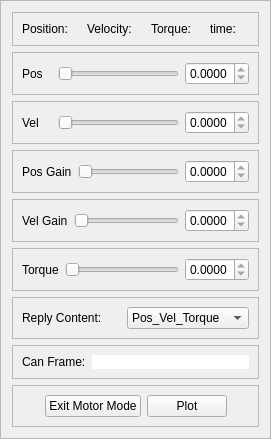
                     <widget class="QFrame" name="frame_motormode">
                      <property name="frameShape">
                       <enum>QFrame::StyledPanel</enum>
                      </property>
                      <property name="frameShadow">
                       <enum>QFrame::Raised</enum>
                      </property>
                      <layout class="QVBoxLayout" name="verticalLayout_6">
                       <item>
                        <widget class="QFrame" name="frame_56">
                         <property name="frameShape">
                          <enum>QFrame::StyledPanel</enum>
                         </property>
                         <property name="frameShadow">
                          <enum>QFrame::Raised</enum>
                         </property>
                         <layout class="QHBoxLayout" name="horizontalLayout_40">
                          <item>
                           <widget class="QLabel" name="label_8">
                            <property name="sizePolicy">
                             <sizepolicy hsizetype="Fixed" vsizetype="Preferred">
                              <horstretch>0</horstretch>
                              <verstretch>0</verstretch>
                             </sizepolicy>
                            </property>
                            <property name="text">
                             <string>Position:</string>
                            </property>
                           </widget>
                          </item>
                          <item>
                           <widget class="QLabel" name="label_pos">
                            <property name="sizePolicy">
                             <sizepolicy hsizetype="Preferred" vsizetype="Preferred">
                              <horstretch>1</horstretch>
                              <verstretch>0</verstretch>
                             </sizepolicy>
                            </property>
                            <property name="text">
                             <string/>
                            </property>
                           </widget>
                          </item>
                          <item>
                           <widget class="QLabel" name="label_9">
                            <property name="sizePolicy">
                             <sizepolicy hsizetype="Fixed" vsizetype="Preferred">
                              <horstretch>0</horstretch>
                              <verstretch>0</verstretch>
                             </sizepolicy>
                            </property>
                            <property name="text">
                             <string>Velocity:</string>
                            </property>
                           </widget>
                          </item>
                          <item>
                           <widget class="QLabel" name="label_vel">
                            <property name="sizePolicy">
                             <sizepolicy hsizetype="Preferred" vsizetype="Preferred">
                              <horstretch>1</horstretch>
                              <verstretch>0</verstretch>
                             </sizepolicy>
                            </property>
                            <property name="text">
                             <string/>
                            </property>
                           </widget>
                          </item>
                          <item>
                           <widget class="QLabel" name="label_12">
                            <property name="sizePolicy">
                             <sizepolicy hsizetype="Fixed" vsizetype="Preferred">
                              <horstretch>0</horstretch>
                              <verstretch>0</verstretch>
                             </sizepolicy>
                            </property>
                            <property name="text">
                             <string>Torque:</string>
                            </property>
                           </widget>
                          </item>
                          <item>
                           <widget class="QLabel" name="label_torque">
                            <property name="sizePolicy">
                             <sizepolicy hsizetype="Preferred" vsizetype="Preferred">
                              <horstretch>1</horstretch>
                              <verstretch>0</verstretch>
                             </sizepolicy>
                            </property>
                            <property name="text">
                             <string/>
                            </property>
                           </widget>
                          </item>
                          <item>
                           <widget class="QLabel" name="label_24">
                            <property name="text">
                             <string>time:</string>
                            </property>
                           </widget>
                          </item>
                          <item>
                           <widget class="QLabel" name="label_timestamp">
                            <property name="sizePolicy">
                             <sizepolicy hsizetype="Preferred" vsizetype="Preferred">
                              <horstretch>1</horstretch>
                              <verstretch>0</verstretch>
                             </sizepolicy>
                            </property>
                            <property name="text">
                             <string/>
                            </property>
                           </widget>
                          </item>
                         </layout>
                        </widget>
                       </item>
                       <item>
                        <widget class="QFrame" name="frame_33">
                         <property name="frameShape">
                          <enum>QFrame::StyledPanel</enum>
                         </property>
                         <property name="frameShadow">
                          <enum>QFrame::Raised</enum>
                         </property>
                         <layout class="QHBoxLayout" name="horizontalLayout_11">
                          <item>
                           <widget class="QLabel" name="label_10">
                            <property name="sizePolicy">
                             <sizepolicy hsizetype="Preferred" vsizetype="Preferred">
                              <horstretch>1</horstretch>
                              <verstretch>0</verstretch>
                             </sizepolicy>
                            </property>
                            <property name="text">
                             <string>Pos</string>
                            </property>
                           </widget>
                          </item>
                          <item>
                           <widget class="QSlider" name="slider_pos">
                            <property name="sizePolicy">
                             <sizepolicy hsizetype="Expanding" vsizetype="Minimum">
                              <horstretch>4</horstretch>
                              <verstretch>0</verstretch>
                             </sizepolicy>
                            </property>
                            <property name="minimum">
                             <number>0</number>
                            </property>
                            <property name="maximum">
                             <number>0</number>
                            </property>
                            <property name="orientation">
                             <enum>Qt::Horizontal</enum>
                            </property>
                           </widget>
                          </item>
                          <item>
                           <widget class="QDoubleSpinBox" name="spin_pos">
                            <property name="sizePolicy">
                             <sizepolicy hsizetype="Minimum" vsizetype="Minimum">
                              <horstretch>0</horstretch>
                              <verstretch>0</verstretch>
                             </sizepolicy>
                            </property>
                            <property name="decimals">
                             <number>4</number>
                            </property>
                            <property name="minimum">
                             <double>0.000000000000000</double>
                            </property>
                            <property name="maximum">
                             <double>0.000000000000000</double>
                            </property>
                            <property name="value">
                             <double>0.000000000000000</double>
                            </property>
                           </widget>
                          </item>
                         </layout>
                        </widget>
                       </item>
                       <item>
                        <widget class="QFrame" name="frame_37">
                         <property name="frameShape">
                          <enum>QFrame::StyledPanel</enum>
                         </property>
                         <property name="frameShadow">
                          <enum>QFrame::Raised</enum>
                         </property>
                         <layout class="QHBoxLayout" name="horizontalLayout_35">
                          <item>
                           <widget class="QLabel" name="label_11">
                            <property name="sizePolicy">
                             <sizepolicy hsizetype="Preferred" vsizetype="Preferred">
                              <horstretch>1</horstretch>
                              <verstretch>0</verstretch>
                             </sizepolicy>
                            </property>
                            <property name="text">
                             <string>Vel</string>
                            </property>
                           </widget>
                          </item>
                          <item>
                           <widget class="QSlider" name="slider_vel">
                            <property name="sizePolicy">
                             <sizepolicy hsizetype="Expanding" vsizetype="Minimum">
                              <horstretch>4</horstretch>
                              <verstretch>0</verstretch>
                             </sizepolicy>
                            </property>
                            <property name="maximum">
                             <number>0</number>
                            </property>
                            <property name="orientation">
                             <enum>Qt::Horizontal</enum>
                            </property>
                           </widget>
                          </item>
                          <item>
                           <widget class="QDoubleSpinBox" name="spin_vel">
                            <property name="sizePolicy">
                             <sizepolicy hsizetype="Minimum" vsizetype="Minimum">
                              <horstretch>0</horstretch>
                              <verstretch>0</verstretch>
                             </sizepolicy>
                            </property>
                            <property name="decimals">
                             <number>4</number>
                            </property>
                            <property name="minimum">
                             <double>0.000000000000000</double>
                            </property>
                            <property name="maximum">
                             <double>0.000000000000000</double>
                            </property>
                           </widget>
                          </item>
                         </layout>
                        </widget>
                       </item>
                       <item>
                        <widget class="QFrame" name="frame_38">
                         <property name="frameShape">
                          <enum>QFrame::StyledPanel</enum>
                         </property>
                         <property name="frameShadow">
                          <enum>QFrame::Raised</enum>
                         </property>
                         <layout class="QHBoxLayout" name="horizontalLayout_36">
                          <item>
                           <widget class="QLabel" name="label_20">
                            <property name="sizePolicy">
                             <sizepolicy hsizetype="Preferred" vsizetype="Preferred">
                              <horstretch>1</horstretch>
                              <verstretch>0</verstretch>
                             </sizepolicy>
                            </property>
                            <property name="text">
                             <string>Pos Gain</string>
                            </property>
                           </widget>
                          </item>
                          <item>
                           <widget class="QSlider" name="slider_kp">
                            <property name="sizePolicy">
                             <sizepolicy hsizetype="Expanding" vsizetype="Minimum">
                              <horstretch>4</horstretch>
                              <verstretch>0</verstretch>
                             </sizepolicy>
                            </property>
                            <property name="maximum">
                             <number>0</number>
                            </property>
                            <property name="orientation">
                             <enum>Qt::Horizontal</enum>
                            </property>
                           </widget>
                          </item>
                          <item>
                           <widget class="QDoubleSpinBox" name="spin_kp">
                            <property name="sizePolicy">
                             <sizepolicy hsizetype="Minimum" vsizetype="Minimum">
                              <horstretch>0</horstretch>
                              <verstretch>0</verstretch>
                             </sizepolicy>
                            </property>
                            <property name="decimals">
                             <number>4</number>
                            </property>
                            <property name="maximum">
                             <double>0.000000000000000</double>
                            </property>
                            <property name="value">
                             <double>0.000000000000000</double>
                            </property>
                           </widget>
                          </item>
                         </layout>
                        </widget>
                       </item>
                       <item>
                        <widget class="QFrame" name="frame_53">
                         <property name="frameShape">
                          <enum>QFrame::StyledPanel</enum>
                         </property>
                         <property name="frameShadow">
                          <enum>QFrame::Raised</enum>
                         </property>
                         <layout class="QHBoxLayout" name="horizontalLayout_37">
                          <item>
                           <widget class="QLabel" name="label_21">
                            <property name="sizePolicy">
                             <sizepolicy hsizetype="Preferred" vsizetype="Preferred">
                              <horstretch>1</horstretch>
                              <verstretch>0</verstretch>
                             </sizepolicy>
                            </property>
                            <property name="text">
                             <string>Vel Gain</string>
                            </property>
                           </widget>
                          </item>
                          <item>
                           <widget class="QSlider" name="slider_kd">
                            <property name="sizePolicy">
                             <sizepolicy hsizetype="Expanding" vsizetype="Minimum">
                              <horstretch>4</horstretch>
                              <verstretch>0</verstretch>
                             </sizepolicy>
                            </property>
                            <property name="maximum">
                             <number>0</number>
                            </property>
                            <property name="orientation">
                             <enum>Qt::Horizontal</enum>
                            </property>
                           </widget>
                          </item>
                          <item>
                           <widget class="QDoubleSpinBox" name="spin_kd">
                            <property name="sizePolicy">
                             <sizepolicy hsizetype="Minimum" vsizetype="Minimum">
                              <horstretch>0</horstretch>
                              <verstretch>0</verstretch>
                             </sizepolicy>
                            </property>
                            <property name="decimals">
                             <number>4</number>
                            </property>
                            <property name="maximum">
                             <double>0.000000000000000</double>
                            </property>
                            <property name="value">
                             <double>0.000000000000000</double>
                            </property>
                           </widget>
                          </item>
                         </layout>
                        </widget>
                       </item>
                       <item>
                        <widget class="QFrame" name="frame_55">
                         <property name="frameShape">
                          <enum>QFrame::StyledPanel</enum>
                         </property>
                         <property name="frameShadow">
                          <enum>QFrame::Raised</enum>
                         </property>
                         <layout class="QHBoxLayout" name="horizontalLayout_38">
                          <item>
                           <widget class="QLabel" name="label_23">
                            <property name="sizePolicy">
                             <sizepolicy hsizetype="Preferred" vsizetype="Preferred">
                              <horstretch>1</horstretch>
                              <verstretch>0</verstretch>
                             </sizepolicy>
                            </property>
                            <property name="text">
                             <string>Torque</string>
                            </property>
                           </widget>
                          </item>
                          <item>
                           <widget class="QSlider" name="slider_torque">
                            <property name="sizePolicy">
                             <sizepolicy hsizetype="Expanding" vsizetype="Minimum">
                              <horstretch>4</horstretch>
                              <verstretch>0</verstretch>
                             </sizepolicy>
                            </property>
                            <property name="maximum">
                             <number>0</number>
                            </property>
                            <property name="orientation">
                             <enum>Qt::Horizontal</enum>
                            </property>
                           </widget>
                          </item>
                          <item>
                           <widget class="QDoubleSpinBox" name="spin_torque">
                            <property name="sizePolicy">
                             <sizepolicy hsizetype="Minimum" vsizetype="Minimum">
                              <horstretch>0</horstretch>
                              <verstretch>0</verstretch>
                             </sizepolicy>
                            </property>
                            <property name="decimals">
                             <number>4</number>
                            </property>
                            <property name="minimum">
                             <double>0.000000000000000</double>
                            </property>
                            <property name="maximum">
                             <double>0.000000000000000</double>
                            </property>
                           </widget>
                          </item>
                         </layout>
                        </widget>
                       </item>
                       <item>
                        <widget class="QFrame" name="frame_60">
                         <property name="frameShape">
                          <enum>QFrame::StyledPanel</enum>
                         </property>
                         <property name="frameShadow">
                          <enum>QFrame::Raised</enum>
                         </property>
                         <layout class="QHBoxLayout" name="horizontalLayout_43">
                          <item>
                           <widget class="QLabel" name="label_25">
                            <property name="text">
                             <string>Reply Content:</string>
                            </property>
                           </widget>
                          </item>
                          <item>
                           <widget class="QComboBox" name="cbx_reply_content">
                            <item>
                             <property name="text">
                              <string>Pos_Vel_Torque</string>
                             </property>
                            </item>
                            <item>
                             <property name="text">
                              <string>Pos_TimeStamp</string>
                             </property>
                            </item>
                           </widget>
                          </item>
                         </layout>
                        </widget>
                       </item>
                       <item>
                        <widget class="QFrame" name="frame_13">
                         <property name="frameShape">
                          <enum>QFrame::StyledPanel</enum>
                         </property>
                         <property name="frameShadow">
                          <enum>QFrame::Raised</enum>
                         </property>
                         <layout class="QHBoxLayout" name="horizontalLayout_41">
                          <item>
                           <widget class="QLabel" name="label_22">
                            <property name="sizePolicy">
                             <sizepolicy hsizetype="Preferred" vsizetype="Preferred">
                              <horstretch>1</horstretch>
                              <verstretch>0</verstretch>
                             </sizepolicy>
                            </property>
                            <property name="text">
                             <string>Can Frame:</string>
                            </property>
                           </widget>
                          </item>
                          <item>
                           <widget class="QLabel" name="label_control_canframe">
                            <property name="sizePolicy">
                             <sizepolicy hsizetype="Preferred" vsizetype="Preferred">
                              <horstretch>5</horstretch>
                              <verstretch>0</verstretch>
                             </sizepolicy>
                            </property>
                            <property name="styleSheet">
                             <string notr="true">background-color: rgb(255,255,255);</string>
                            </property>
                            <property name="text">
                             <string/>
                            </property>
                            <property name="textFormat">
                             <enum>Qt::AutoText</enum>
                            </property>
                            <property name="wordWrap">
                             <bool>false</bool>
                            </property>
                            <property name="textInteractionFlags">
                             <set>Qt::TextEditorInteraction</set>
                            </property>
                           </widget>
                          </item>
                         </layout>
                        </widget>
                       </item>
                       <item>
                        <widget class="QFrame" name="frame_57">
                         <property name="frameShape">
                          <enum>QFrame::StyledPanel</enum>
                         </property>
                         <property name="frameShadow">
                          <enum>QFrame::Raised</enum>
                         </property>
                         <layout class="QHBoxLayout" name="horizontalLayout_39">
                          <property name="leftMargin">
                           <number>9</number>
                          </property>
                          <property name="rightMargin">
                           <number>9</number>
                          </property>
                          <item>
                           <widget class="QFrame" name="frame_58">
                            <property name="sizePolicy">
                             <sizepolicy hsizetype="Preferred" vsizetype="Preferred">
                              <horstretch>2</horstretch>
                              <verstretch>0</verstretch>
                             </sizepolicy>
                            </property>
                            <property name="frameShape">
                             <enum>QFrame::NoFrame</enum>
                            </property>
                            <property name="frameShadow">
                             <enum>QFrame::Plain</enum>
                            </property>
                           </widget>
                          </item>
                          <item>
                           <widget class="QPushButton" name="btn_exit_motor_mode">
                            <property name="sizePolicy">
                             <sizepolicy hsizetype="Minimum" vsizetype="Minimum">
                              <horstretch>5</horstretch>
                              <verstretch>0</verstretch>
                             </sizepolicy>
                            </property>
                            <property name="text">
                             <string>Exit Motor Mode</string>
                            </property>
                           </widget>
                          </item>
                          <item>
                           <widget class="QPushButton" name="btn_show_plot">
                            <property name="sizePolicy">
                             <sizepolicy hsizetype="Minimum" vsizetype="Minimum">
                              <horstretch>0</horstretch>
                              <verstretch>0</verstretch>
                             </sizepolicy>
                            </property>
                            <property name="text">
                             <string>Plot</string>
                            </property>
                           </widget>
                          </item>
                          <item>
                           <widget class="QFrame" name="frame_59">
                            <property name="sizePolicy">
                             <sizepolicy hsizetype="Preferred" vsizetype="Preferred">
                              <horstretch>2</horstretch>
                              <verstretch>0</verstretch>
                             </sizepolicy>
                            </property>
                            <property name="frameShape">
                             <enum>QFrame::NoFrame</enum>
                            </property>
                            <property name="frameShadow">
                             <enum>QFrame::Plain</enum>
                            </property>
                           </widget>
                          </item>
                         </layout>
                        </widget>
                       </item>
                      </layout>
                     </widget>
